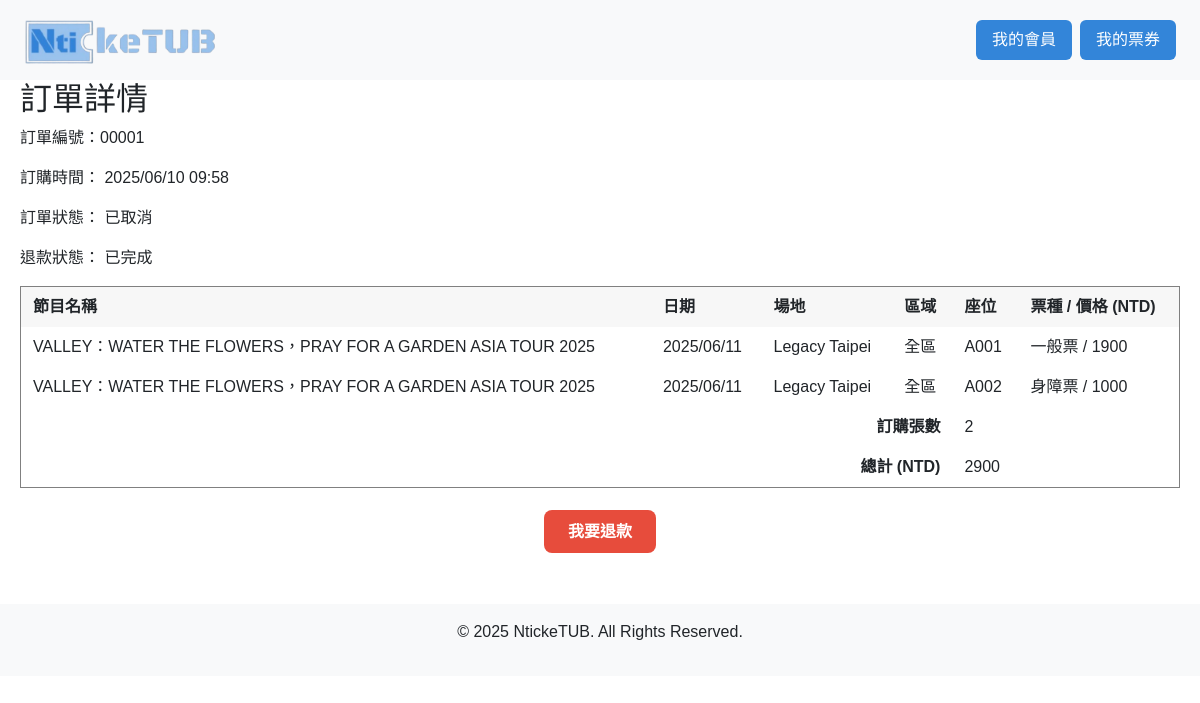
The page /order/1 on the database as committed earlier.
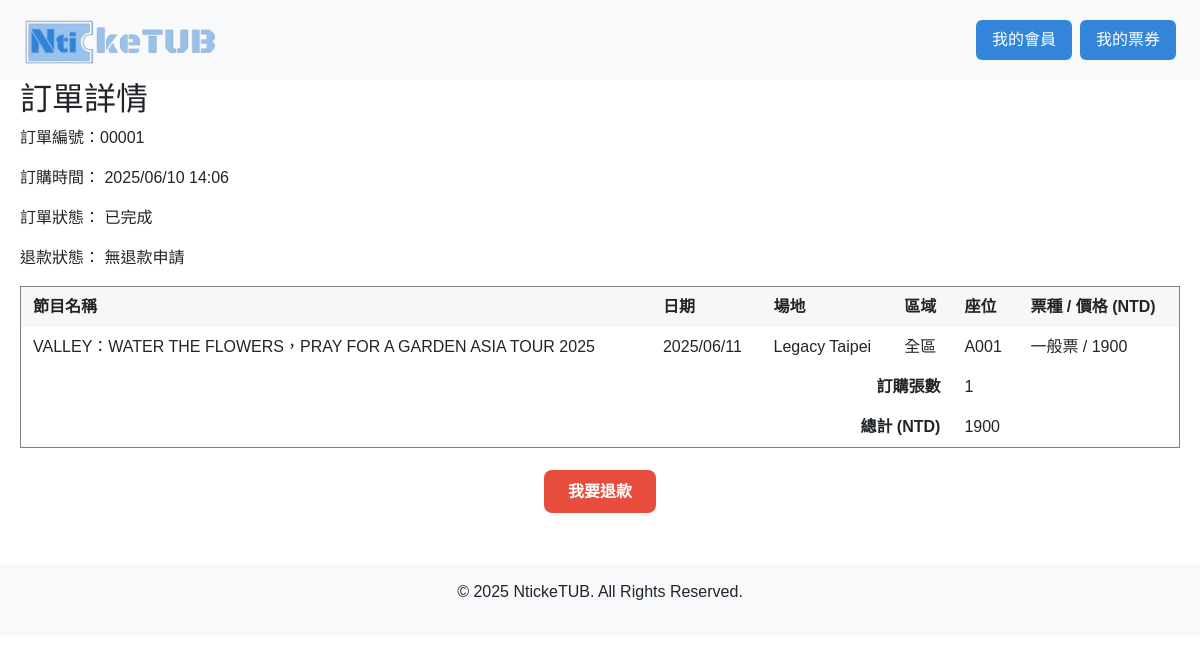
The same page on the database as committed later.
### models/order.py (models this page shows)
class Order(db.Model):
  __tablename__ = 'Orders'
  order_id = db.Column(db.Integer, primary_key=True)
  order_status = db.Column(db.String(1), nullable=False, default='P')
  buyer_name = db.Column(db.String(255))
  buyer_email = db.Column(db.String(255))
  buyer_phone = db.Column(db.String(10))
  total_price = db.Column(db.Integer)
  mem_id = db.Column(db.Integer, db.ForeignKey('Member.mem_id'))
  createdAt = db.Column(db.DateTime, default=func.now())
  updatedAt = db.Column(db.DateTime, default=func.now(), onupdate=func.now())
  payment = relationship('Payment', back_populates='order')

### models/ticket.py (models this page shows)
class Ticket(db.Model):
    __tablename__ = 'Ticket'
    ticket_id = db.Column(db.Integer, primary_key=True)
    seat_no = db.Column(db.String(4))
    ticket_status = db.Column(db.String(1))
    is_disabled = db.Column(db.Boolean, default=False)
    order_id = db.Column(db.Integer, db.ForeignKey('Orders.order_id'))
    game_id = db.Column(db.Integer, db.ForeignKey('Game.game_id'))
    area_id = db.Column(db.Integer, db.ForeignKey('Area.area_id'))
    createdAt = db.Column(db.DateTime, default=func.now())
    updatedAt = db.Column(db.DateTime, default=func.now(), onupdate=func.now())
    area = db.relationship('Area', backref='tickets')

### models/show.py (models this page shows, shortened)
class Show(db.Model):
    __tablename__ = 'Show'
    show_id = db.Column(db.Integer, primary_key=True)
    show_name = db.Column(db.String(255))
    show_desc = db.Column(db.Text)
    show_pic = db.Column(db.Text)
    start_date = db.Column(Date)
    end_date = db.Column(Date)
    host_id = db.Column(db.Integer, db.ForeignKey('Host.host_id'))
    location_id = db.Column(db.Integer, db.ForeignKey('Location.loc_id'))
    createdAt = db.Column(db.DateTime, default=func.now())
    updatedAt = db.Column(db.DateTime, default=func.now(), onupdate=func.now())
    host=db.relationship('Host')

### models/game.py (models this page shows)
class Game(db.Model):
  __tablename__ = 'Game'
  game_id = db.Column(db.Integer, primary_key=True)
  game_date = db.Column(db.Date)
  game_time = db.Column(db.Time)
  sale_start_time = db.Column(db.DateTime)
  sale_end_time = db.Column(db.DateTime)
  game_status = db.Column(db.String(1))
  total_seats = db.Column(db.Integer)
  available_seats = db.Column(db.Integer)
  show_id = db.Column(db.Integer, db.ForeignKey('Show.show_id'))
  createdAt = db.Column(db.DateTime, default=func.now())
  updatedAt = db.Column(db.DateTime, default=func.now(), onupdate=func.now())

### models/location.py (models this page shows)
class Location(db.Model):
  __tablename__ = 'Location'
  loc_id = db.Column(db.Integer, primary_key=True)
  loc_name = db.Column(db.String(255))
  createdAt = db.Column(db.DateTime, default=func.now())
  updatedAt = db.Column(db.DateTime, default=func.now(), onupdate=func.now())

### models/area.py (models this page shows)
class Area(db.Model):
  __tablename__ = 'Area'
  area_id = db.Column(db.Integer, primary_key=True)
  area_name = db.Column(db.String(255))
  seat_count = db.Column(db.Integer)
  price = db.Column(db.Integer)
  disabled_price = db.Column(db.Integer)
  disabled_seats = db.Column(db.Integer)
  loc_id = db.Column(db.Integer, db.ForeignKey('Location.loc_id'))
  sect_id = db.Column(db.Integer, db.ForeignKey('Section.sect_id'))
  createdAt = db.Column(db.DateTime, default=func.now())
  updatedAt = db.Column(db.DateTime, default=func.now(), onupdate=func.now())

### app.py (the view)
@app.route('/order/<int:order_id>')
def order_detail(order_id):
    order = Order.query.get_or_404(order_id)
    tickets = db.session.query(Ticket, Game, Show, Area, Location)\
    .join(Game, Ticket.game_id == Game.game_id)\
    .join(Show, Game.show_id == Show.show_id)\
    .join(Area, Ticket.area_id == Area.area_id)\
    .join(Location, Show.location_id == Location.loc_id)\
    .filter(Ticket.order_id == order_id).all()
    refund = Refund.query.filter_by(order_id=order_id).first()
    refund_status = refund.refund_status if refund else None
    return render_template('order_detail.html', order=order, tickets=tickets, refund_status=refund_status)

### templates/order_detail.html (shortened to what this page needs)
{% extends "layout.html" %}
{% block content %}
<div class="container">
<h2>訂單詳情</h2>
<div>
  <p>訂單編號：{{ '%05d'|format(order.order_id) }}</p>
  <p>訂購時間：
    {% if order.createdAt %}
      {{ order.createdAt.strftime('%Y/%m/%d %H:%M') }}
    {% else %}
      未知
    {% endif %}
  </p>
  <p>訂單狀態：
    {% if order.order_status == 'Y' %}
      已完成
    {% elif order.order_status == 'N' %}
      未付款
    {% elif order.order_status == 'C' %}
      已取消
    {% else %}
      未知
    {% endif %}
  </p>
  <p>退款狀態：
    {% if refund_status == 'approved' %}
      已完成
    {% elif refund_status == 'rejected' %}
      已拒絕
    {% else %}
      無退款申請
    {% endif %}
  </p>
</div>
{% if tickets %}
  <table border="1" cellpadding="8" cellspacing="0" style="width: 100%; border-collapse: collapse; margin-top: 1rem;">
    <thead style="background-color: #f0f0f0;">
      <tr>
        <thead>
          <tr>
            <th>節目名稱</th>
            <th>日期</th>
            <th>場地</th>
            <th>區域</th>
            <th>座位</th>
            <th>票種 / 價格 (NTD)</th>
          </tr>
        </thead>
      </tr>
    </thead>
    <tbody>
      {% for ticket, game, show, area, location in tickets %}
      <tr>
        <td>{{ show.show_name }}</td>
        <td>{{ game.game_date.strftime('%Y/%m/%d') if game.game_date else '未知' }}</td>
        <td>{{ location.loc_name if location else '未知' }}</td>
        <td>{{ area.area_name }}</td>
        <td>
          {% if ticket.seat_no %}
            {{ ticket.seat_no }}
          {% else %}
            無座位
          {% endif %}
        </td>
        <td>
          {% if ticket.is_disabled %}
            身障票 / {{ area.disabled_price }}
          {% else %}
            一般票 / {{ area.price }}
          {% endif %}
        </td>
   </tr>
      {% endfor %}
    </tbody>
    <tfoot>
      <tr>
        <td colspan="4" style="text-align: right; font-weight: bold;">訂購張數</td>
        <td>{{ tickets|length }}</td>
      </tr>
      <tr>
        <td colspan="4" style="text-align: right; font-weight: bold;">總計 (NTD)</td>
        <td>{{ order.total_price }}</td>
      </tr>
    </tfoot>
  </table>
{% else %}
  <p>此訂單沒有票券。</p>
{% endif %}
<div style="text-align: center; margin-top: 2rem;">
  <a href="{{ url_for('refund_detail', order_id=order.order_id) }}" class="btn-refund" style="background-color: #e74c3c; color: white; padding: 0.8rem 1.5rem; border-radius: 8px; text-decoration: none; font-weight: bold;">我要退款</a>
</div>
</div>
{% endblock %}

### templates/layout.html (shortened to what this page needs)
<!DOCTYPE html>
<html lang="zh-Hant">
<head>
  <link href="https://cdn.jsdelivr.net/npm/bootstrap@5.3.0/dist/css/bootstrap.min.css" rel="stylesheet" />
  <link rel="stylesheet" href="{{ url_for('static', filename='style.css') }}" />
  <link href="https://cdn.jsdelivr.net/npm/bootstrap-icons@1.10.5/font/bootstrap-icons.css" rel="stylesheet" />
</head>
<body>
  <nav class="navbar bg-light px-4" style="min-height: 80px; padding-top: 12px; padding-bottom: 12px;">
    <a href="{{ url_for('index') }}" style="display: flex; align-items: center;">
      <img src="{{ url_for('static', filename='file/logo3.png') }}"
           alt="NtickeTUB Logo"
           style="height: 48px; object-fit: contain;">
    </a>
    <div>
    <div class="d-flex align-items-center">
      {% if current_user.is_authenticated %}
        <div class="dropdown">
          <button class="btn btn-outline-secondary dropdown-toggle me-2" type="button" id="userDropdown"
                  data-bs-toggle="dropdown" aria-expanded="false">
            {{ current_user.mem_name }}
          </button>
          <ul class="dropdown-menu dropdown-menu-end" aria-labelledby="userDropdown">
            <li><a class="dropdown-item" href="{{ url_for('member_info') }}">會員資料</a></li>
            <li><hr class="dropdown-divider"></li>
            <li><a class="dropdown-item text-danger" href="{{ url_for('logout') }}">登出</a></li>
          </ul>
        </div>
      {% else %}
      <a href="{{ url_for('login') }}" class="button-deepblue me-2">我的會員</a>
      {% endif %}
      <a href="{{ url_for('my_tickets') }}" class="button-deepblue">我的票券</a>
    </div>
  </nav>
  <main style="padding-bottom: 60px;">
    {% block content %}{% endblock %}
  </main>
  <footer class="bg-light text-center py-3">
    <p>&copy; 2025 NtickeTUB. All Rights Reserved.</p>
  </footer>
</body>
</html>

### static/style.css (style rules this page uses)
body { font-family: Arial, sans-serif; }
.bg-light { background-color: #f8f9fa !important; }
.button-deepblue { background-color: #3385D9; color: white; border: none; border-radius: 6px; padding: 8px 16px; cursor: pointer; text-decoration: none; transition: background-color 0.2s ease; }

### templates/order_detail.html (style rules this page uses)
table th, table td { padding: 8px 12px; }
table th { background-color: #f7f7f7; }
.container { max-width: 1400px; margin: 0 auto; padding: 0 20px; }

### templates/layout.html (style rules this page uses)
body { margin: 0; padding: 0; }
:root { --main-blue: #99C2EC; --blue-hover: #79AEE5; --blue-active: #3385D9; }
.button-deepblue { background-color: #3385D9; color: white; border: none; border-radius: 6px; padding: 8px 16px; cursor: pointer; text-decoration: none; transition: background-color 0.2s ease; }

Rows that differ between the two databases and show on the page:
no longer on this page (row edited): Ticket: show_name "VALLEY：WATER THE FLOWERS，PRAY FOR A GARDEN ASIA TOUR 2025", game_date "2025/06/11", loc_name "Legacy Taipei", area_name "全區", seat_no "A002", disabled_price "1000"
changed Order "00001": createdAt "2025/06/10 09:58" → "2025/06/10 14:06"; total_price "2900" → "1900"
Other text that changed with them:
{{ tickets|length }}: "2" → "1"
text no longer shown: "已取消"
text now shown: "無退款申請"
